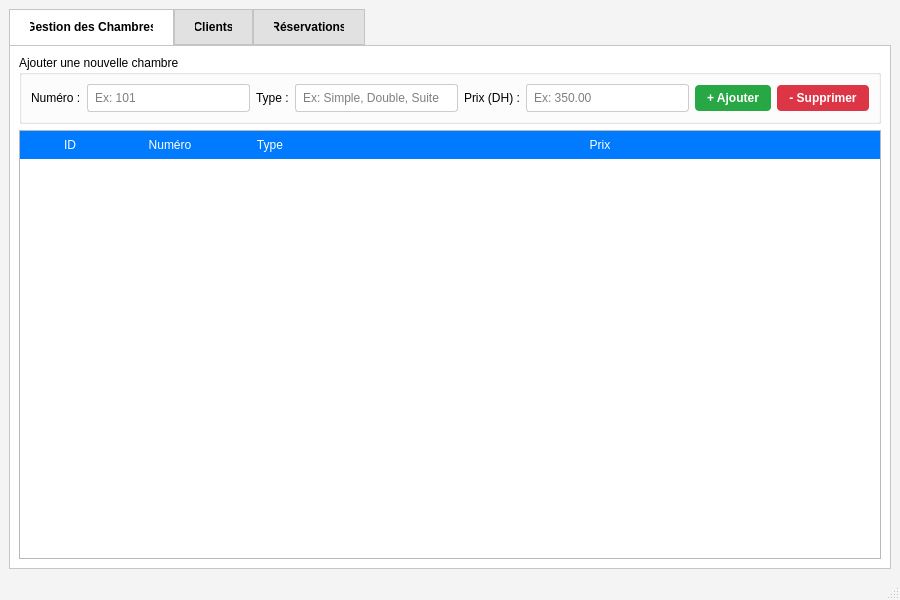
<?xml version="1.0" encoding="UTF-8"?>
<ui version="4.0">
 <class>Dashboard</class>
 <widget class="QMainWindow" name="Dashboard">
  <property name="geometry">
   <rect>
    <x>0</x>
    <y>0</y>
    <width>900</width>
    <height>600</height>
   </rect>
  </property>
  <property name="windowTitle">
   <string>Gestion Hotel - Tableau de Bord</string>
  </property>
  <property name="styleSheet">
   <string notr="true">QMainWindow {
        background-color: #f4f4f4;
}
QTabWidget::pane {
        border: 1px solid #C2C7CB;
        background: white;
}
QTabBar::tab {
        background: #e1e1e1;
        border: 1px solid #C4C4C3;
        padding: 10px 20px;
        font-weight: bold;
}
QTabBar::tab:selected {
        background: white;
        border-bottom-color: white;
}
QLineEdit {
        padding: 5px;
        border: 1px solid #ccc;
        border-radius: 3px;
}
QPushButton {
        background-color: #28a745;
        color: white;
        padding: 6px 12px;
        border-radius: 4px;
        font-weight: bold;
}
QPushButton:hover {
        background-color: #218838;
}
QTableWidget {
        gridline-color: #ccc;
        font-size: 13px;
}
QHeaderView::section {
        background-color: #007bff;
        color: white;
        padding: 5px;
        border: none;
}</string>
  </property>
  <widget class="QWidget" name="centralwidget">
   <layout class="QVBoxLayout" name="verticalLayout">
    <item>
     <widget class="QTabWidget" name="tabWidget">
      <property name="currentIndex">
       <number>0</number>
      </property>

      <!-- ONGLET 1 : CHAMBRES -->
      <widget class="QWidget" name="tab_chambres">
       <attribute name="title">
        <string>Gestion des Chambres</string>
       </attribute>
       <layout class="QVBoxLayout" name="verticalLayout_2">

        <!-- Zone de Saisie (En haut) -->
        <item>
         <widget class="QGroupBox" name="groupBox">
          <property name="title">
           <string>Ajouter une nouvelle chambre</string>
          </property>
          <layout class="QHBoxLayout" name="horizontalLayout">
           <item>
            <widget class="QLabel" name="label">
             <property name="text">
              <string>Numéro :</string>
             </property>
            </widget>
           </item>
           <item>
            <widget class="QLineEdit" name="txtNum">
             <property name="placeholderText">
              <string>Ex: 101</string>
             </property>
            </widget>
           </item>
           <item>
            <widget class="QLabel" name="label_2">
             <property name="text">
              <string>Type :</string>
             </property>
            </widget>
           </item>
           <item>
            <widget class="QLineEdit" name="txtType">
             <property name="placeholderText">
              <string>Ex: Simple, Double, Suite</string>
             </property>
            </widget>
           </item>
           <item>
            <widget class="QLabel" name="label_3">
             <property name="text">
              <string>Prix (DH) :</string>
             </property>
            </widget>
           </item>
           <item>
            <widget class="QLineEdit" name="txtPrix">
             <property name="placeholderText">
              <string>Ex: 350.00</string>
             </property>
            </widget>
           </item>
           <item>
            <widget class="QPushButton" name="btnAjouterChambre">
             <property name="text">
              <string>+ Ajouter</string>
             </property>
             <property name="cursor">
              <cursorShape>PointingHandCursor</cursorShape>
             </property>
            </widget>
           </item>
           <!-- A ajouter juste après le widget btnAjouterChambre -->
<item>
 <widget class="QPushButton" name="btnSupprimerChambre">
  <property name="text">
   <string>- Supprimer</string>
  </property>
  <property name="styleSheet">
   <string notr="true">background-color: #dc3545; color: white;</string>
  </property>
  <property name="cursor">
   <cursorShape>PointingHandCursor</cursorShape>
  </property>
 </widget>
</item>
          </layout>
         </widget>
        </item>

        <!-- Tableau (En bas) -->
        <item>
         <widget class="QTableWidget" name="tableChambres">
          <property name="alternatingRowColors">
           <bool>true</bool>
          </property>
          <property name="selectionBehavior">
           <enum>QAbstractItemView::SelectRows</enum>
          </property>
          <property name="selectionMode">
           <enum>QAbstractItemView::SingleSelection</enum>
          </property>
          <attribute name="horizontalHeaderStretchLastSection">
           <bool>true</bool>
          </attribute>
          <column>
           <property name="text">
            <string>ID</string>
           </property>
          </column>
          <column>
           <property name="text">
            <string>Numéro</string>
           </property>
          </column>
          <column>
           <property name="text">
            <string>Type</string>
           </property>
          </column>
          <column>
           <property name="text">
            <string>Prix</string>
           </property>
          </column>
         </widget>
        </item>
       </layout>
      </widget>

      <!-- ONGLET 2 : CLIENTS (Vide pour l'instant) -->
      <widget class="QWidget" name="tab_clients">
       <attribute name="title">
        <string>Clients</string>
       </attribute>
      </widget>

      <!-- ONGLET 3 : RESERVATIONS (Vide pour l'instant) -->
      <widget class="QWidget" name="tab_reservations">
       <attribute name="title">
        <string>Réservations</string>
       </attribute>
      </widget>

     </widget>
    </item>
   </layout>
  </widget>
  <widget class="QStatusBar" name="statusbar"/>
 </widget>
 <resources/>
 <connections/>
</ui>
